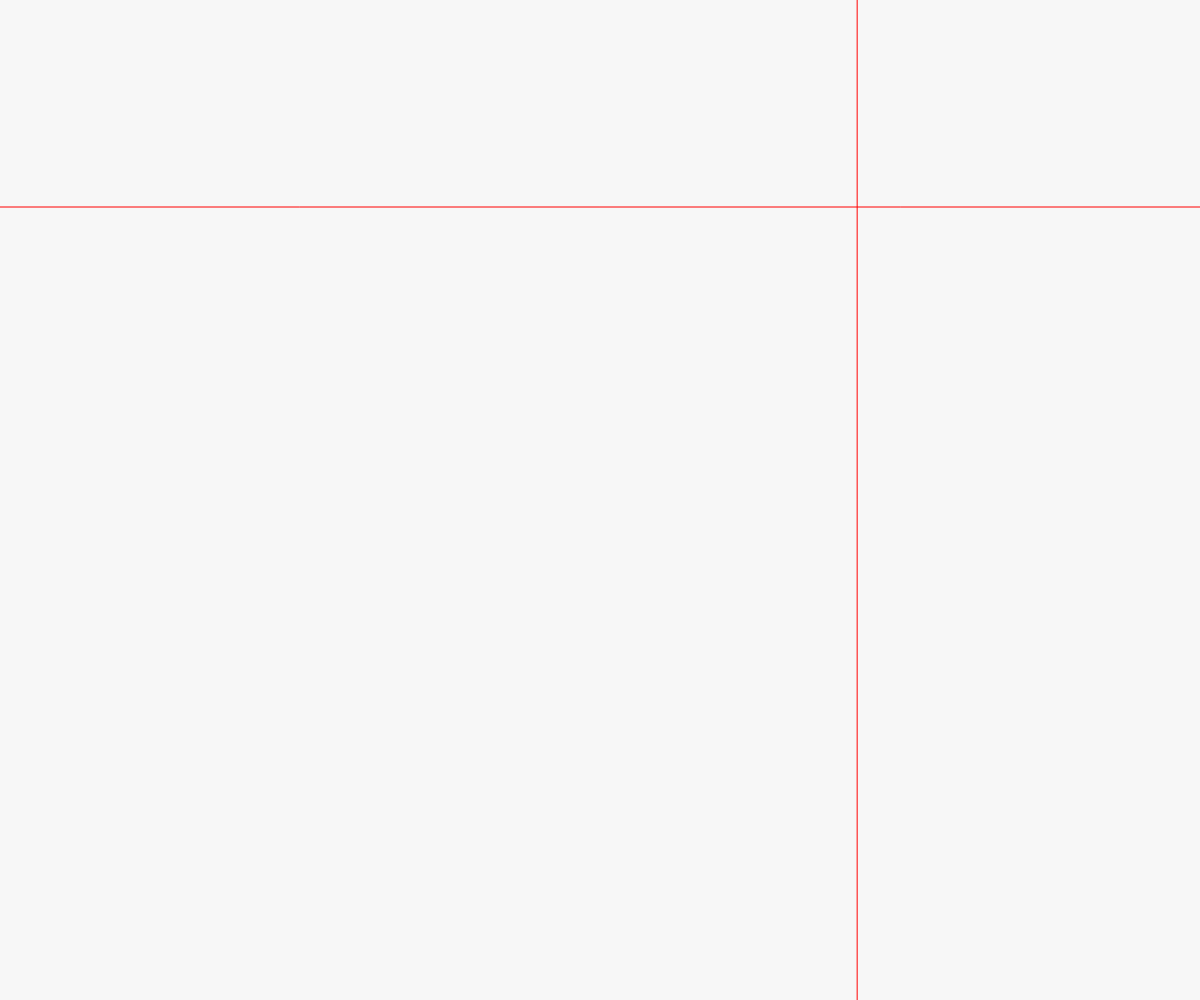
Frame 1 (no input)
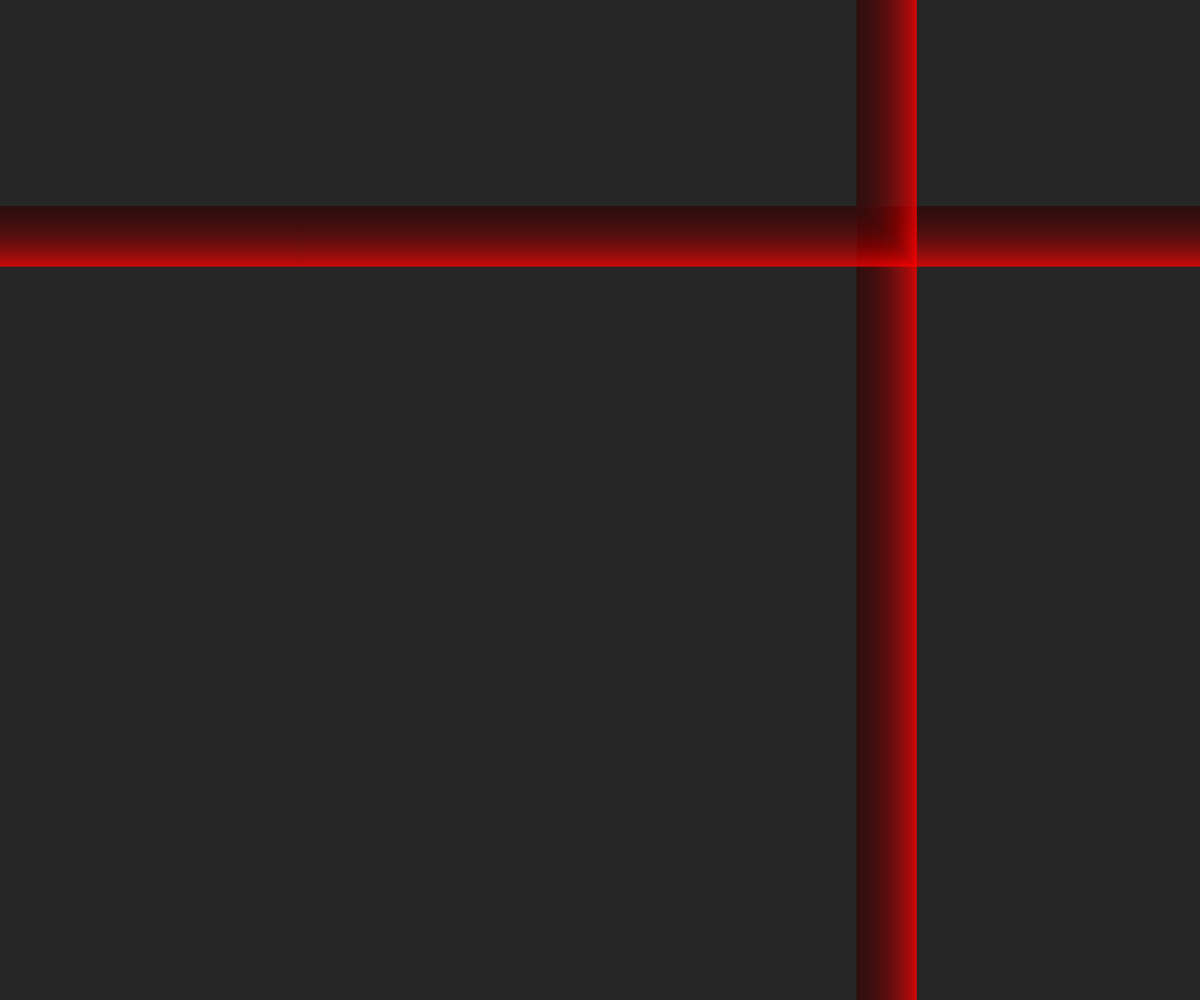
Frame 60 (no input)
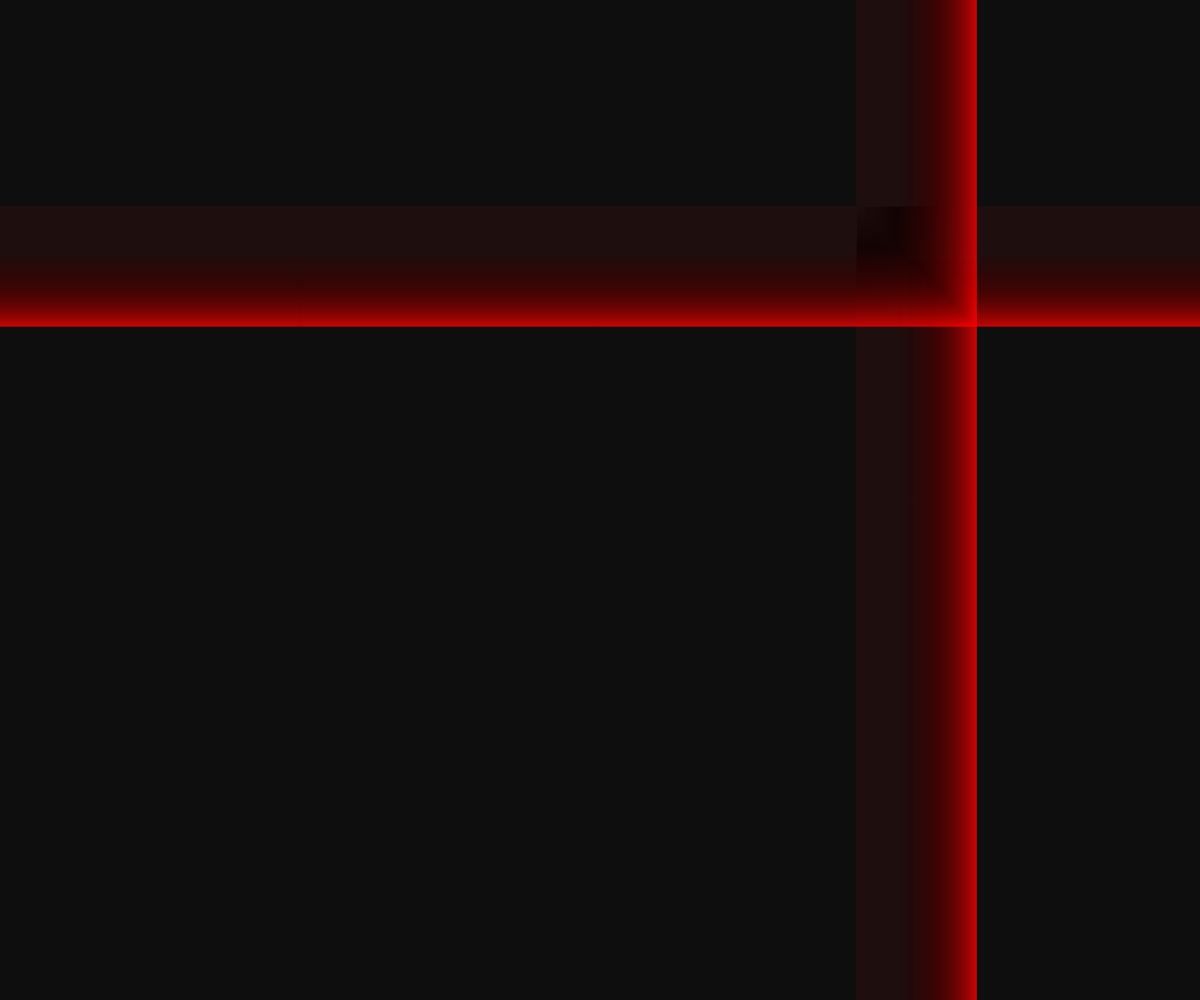
Frame 120 (the mouse pressed at the canvas centre since frame 60)

The p5.js sketch that drew these frames (run headless with seeded random() and noise() and a simulated clock; from frame 60 on, the mouse is pressed at the canvas centre):

// p5.js sketch
// ── sketch.js
// https://editor.p5js.org/p5name/sketches/E_hAnmkzr
// ims black-n rgg shape

let my = {};

function setup() {
  my.points = [];
  // my.strokeWeights = [1,2,4]
  my.strokeWeights = [1]
  my.jitter = 0;
  my.bgAlpha = 8;
  my.width = 400;
  my.height = 200;
  my.xpos = 0;
  my.ypos = 0;
  my.xspeed = 1;
  my.yspeed = 1;
  // my.xlen = 0;
  // my.ylen = 0;
  my.debug = 0;
  my.startTime = 0;
  my.changeTime = 5.0;
  my.colors = ["red", "green", "gold"];
  my.colorIndex = 0;

  if (!my.debug) {
    my.width = windowWidth;
    my.height = windowHeight;
  }
  createCanvas(my.width, my.height);
  // noStroke();

  setup_fullScreenBtn()

  my.startTime = millis() / 1000.0;

  new_pos();

}

function draw() {
  background(0, my.bgAlpha);

  strokeWeight(random(my.strokeWeights));
  // stroke(255);
  stroke(my.colors[my.colorIndex]);

  let x = my.xpos + random(-my.jitter,my.jitter);
  let y = my.ypos + random(-my.jitter,my.jitter);
  
  // draw_points(y % width, x % height);
  // draw_points(x, y);
  // draw_points(my.xpos, y);
  // draw_points(x, );
  // draw_points(my.ypos, my.xpos);

  line(0, y, width, y);
  line(x, 0, x, height);

  update_bounce();
}

function draw_points(x, y) {
  my.points.push( {x, y});
  if (my.points.length > width) {
    my.points.splice(0, 1);
  }
  noFill();
  beginShape();
  for (let pt of my.points) {
    vertex(pt.x, pt.y);
  }
  endShape();
}

function update_bounce() {
  my.ypos += my.yspeed;
  if (my.ypos > height || my.ypos < 0) {
    my.yspeed *= -1;
    changeColor();
  }
  my.xpos += my.xspeed ;
  if (my.xpos > width || my.xpos < 0) {
    my.xspeed *= -1;
    changeColor();
  }
}

function changeColor() {
  my.colorIndex = (my.colorIndex + 1) % my.colors.length;
  my.points = [];
}

function new_pos() {
  my.xpos = random(0, width);
  my.ypos = random(0, height);
}

function check_time() {
  let now = millis() / 1000;
  if (now - my.startTime > my.changeTime) {
    my.startTime = now;
    new_pos();
  }
}

// From
// https://editor.p5js.org/jht1493/sketches/5LgILr8RF

function setup_fullScreenBtn() {
  my.fullScreenBtn = createButton("Full Screen");
  my.fullScreenBtn.mousePressed(full_screen_action);
  my.fullScreenBtn.style("font-size:42px");
}

function full_screen_action() {
  my.fullScreenBtn.remove();
  fullscreen(1);
  let delay = 3000;
  setTimeout(ui_present_window, delay);
}

function ui_present_window() {
  resizeCanvas(windowWidth, windowHeight);
  // init_dim();
}

// https://editor.p5js.org/jht9629-nyu/sketches/8Iazn1D_P
// ims black-n white-1

// https://editor.p5js.org/jht9629-nyu/sketches/3VKJ-q8ar
// ims03-jht scrolling color bars

// https://editor.p5js.org/jht9629-nyu/sketches/Mpgun-Kti
// ims black-n white-1 bounce

// https://editor.p5js.org/p5name/sketches/bpUutVbYo
// ims black-n rgg-1 bounce

// https://thecodingtrain.com/tracks/the-nature-of-code-2/noc/perlin/intro-to-perlin-noise

// https://editor.p5js.org/p5name/sketches/vlm26-OWl
// ims black-n rgg-1 noise

// https://editor.p5js.org/p5name/sketches/IfOxC4gMZ
// ims black-n rgg-1 gitter
